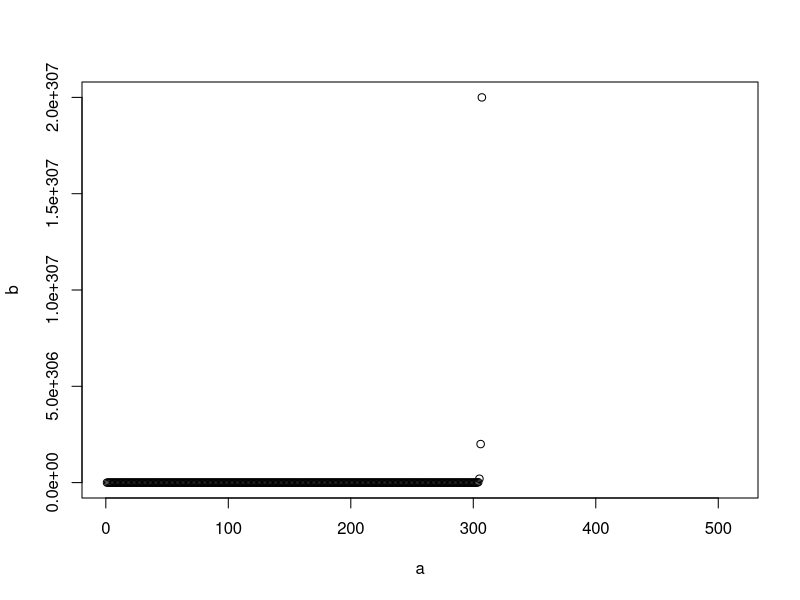
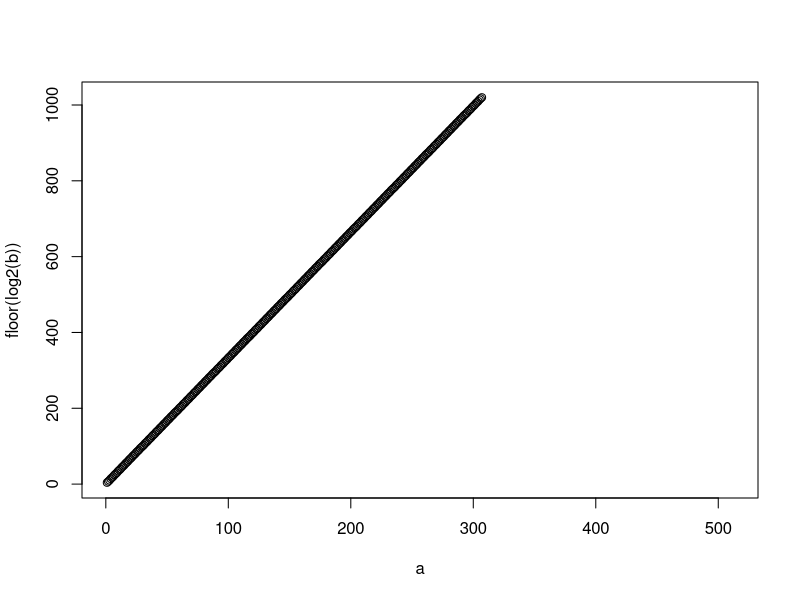
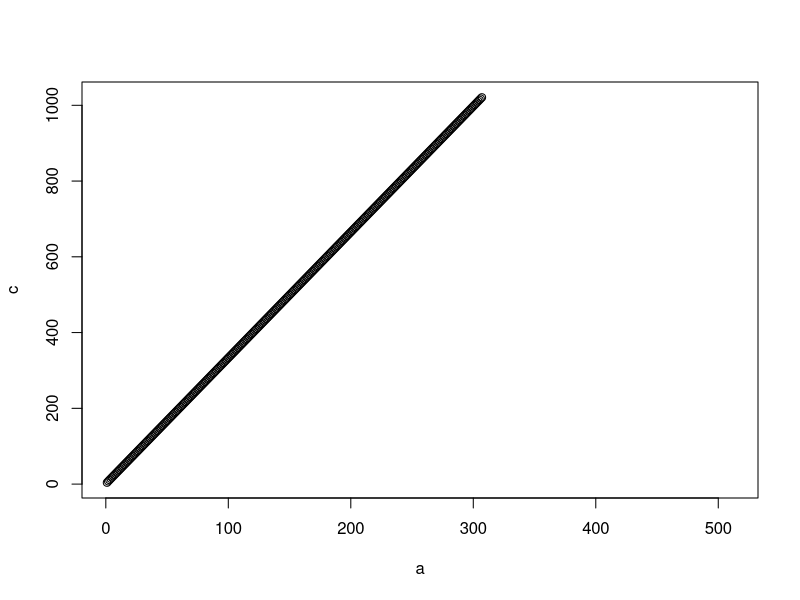
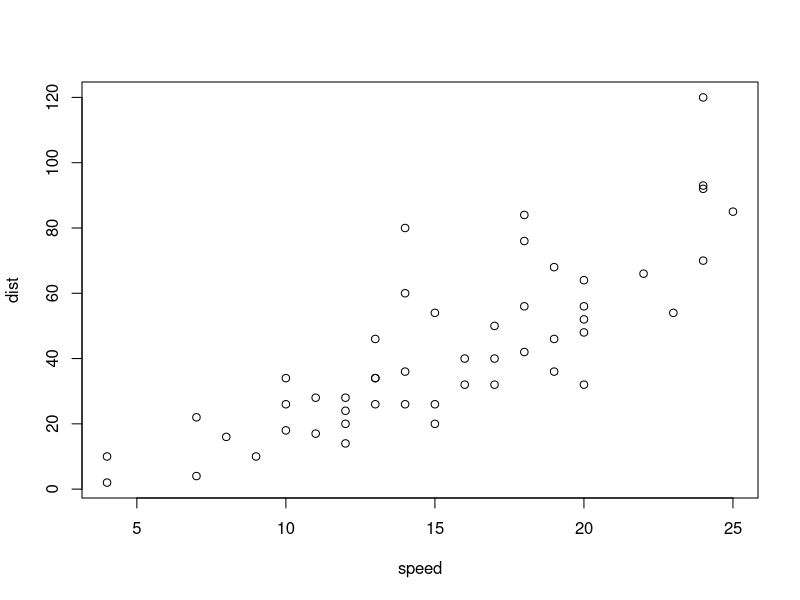

Reproduce these figures in R, in order.
## ---- chunk 1
a = 1:512
b = 2 * 10^a
plot (a, b)
plot (a, floor(log2(b)))
c = log2(b - log2(b))
plot (a, c)
cbind(a, ceiling(log2(a)))
## ---- chunk 2
plot(cars)
